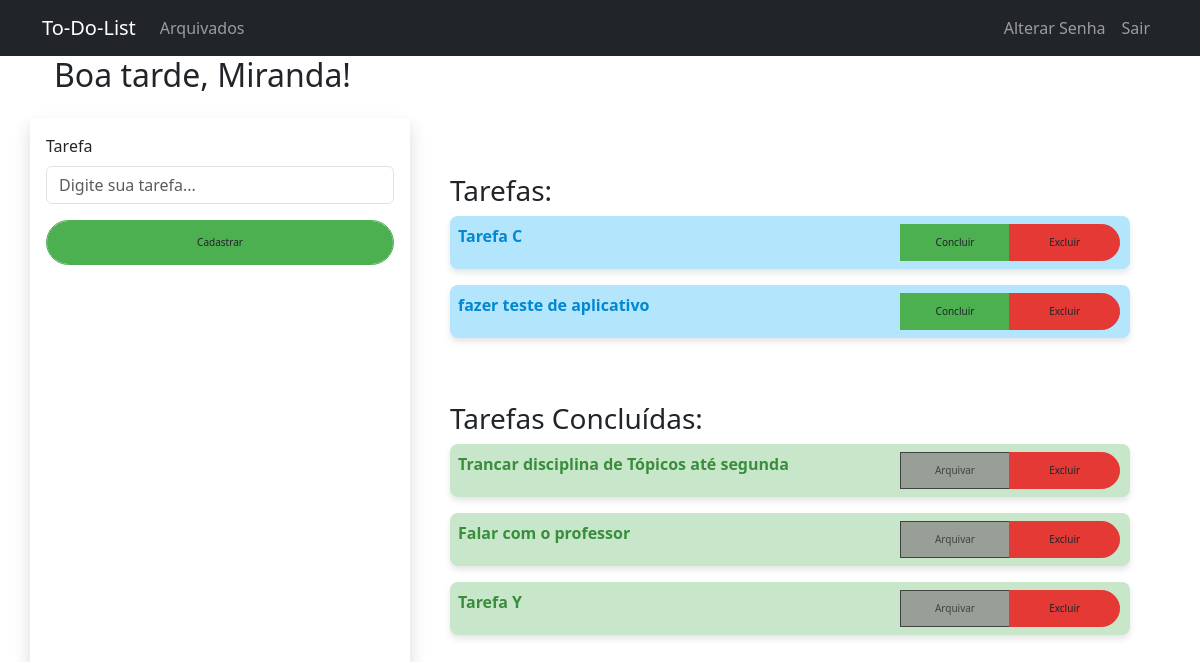
/ (signed in), run on an earlier commit of the app's database.
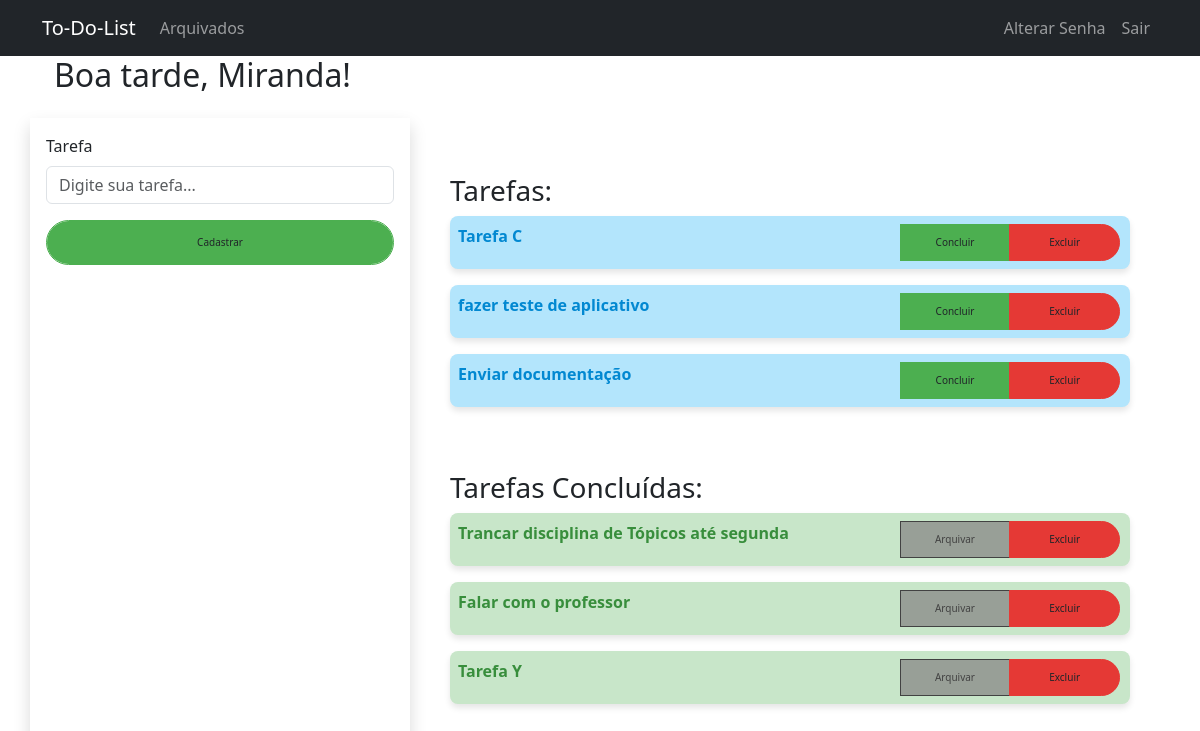
And on a later commit of the database.
### to_do_lists/models.py (models this page shows)
class Tarefa(models.Model):
    user = models.ForeignKey(User, on_delete=models.CASCADE)
    tarefa = models.CharField(max_length=50)
    concluido = models.BooleanField(default=False)
    arquivada = models.BooleanField(default=False)
    def __str__(self):
        return self.tarefa

### to_do_lists/views.py (the view)
# urls.py: path('', views.index, name='index'),
@never_cache
def index(request):
    response = render(request, 'to_do_lists/index.html')
    if request.user.is_authenticated:
        response['Cache-Control'] = 'no-cache, no-store, must-revalidate'
        response['Pragma'] = 'no-cache'
        response['Expires'] = '0'
        tarefas_total = Tarefa.objects.filter(user=request.user)
        if tarefas_total is not None:
            tarefas_concluidas = []
            tarefas_nao_concluidas = []
            for tarefa in tarefas_total:
                if tarefa.concluido == True and tarefa.arquivada == False:
                    tarefas_concluidas.append(tarefa)
                else:
                    if tarefa.arquivada == False:
                        tarefas_nao_concluidas.append(tarefa)
        else:
            tarefas_concluidas = None
            tarefas_nao_concluidas = None
        if request.method == 'POST':
            form = TarefaForm(request.POST)
            if form.is_valid():
                user = request.user
                tarefa = form.cleaned_data['tarefa']
                concluido = False
                new_tarefa = Tarefa.objects.create(user=user, tarefa=tarefa, concluido=concluido)
                new_tarefa.save()
                return redirect('index')
            else:
                context = {'form':form,
                            'tarefas_concluidas': tarefas_concluidas,
                            'tarefas_nao_concluidas': tarefas_nao_concluidas,
                        }
                response = render(request, 'to_do_lists/index.html', context)
                return response
        else:
            form = TarefaForm()
            context = {'form':form,
                        'tarefas_concluidas': tarefas_concluidas,
                        'tarefas_nao_concluidas': tarefas_nao_concluidas,
                    }
            return render(request, 'to_do_lists/index.html', context)
    else:
        return response

### to_do_lists/forms.py
class TarefaForm(forms.Form):
    tarefa = forms.CharField(
        max_length=50,
        required=True,
        widget=forms.TextInput(
            attrs={
                'id': 'id_tarefa',
                'class': 'form-control',
                'placeholder': 'Digite sua tarefa...',
            }
        )
        )

### to_do_lists/templates/to_do_lists/index.html (shortened to what this page needs)
{% extends "to_do_lists/base.html" %}
{% load static %}
{% block content %}
{% if user.is_authenticated %}
<div class="col-12 container">
    <h2 id="welcome-message" data-username="{{ user.username }}">
    </h2>
</div>
<div class="row">
    <form method="post" class="shadow p-3 mt-3 col-12 col-md-4">
        <div class="mb-3">
            <label for="id_tarefa" class="form-label">Tarefa</label>
            {{ form.tarefa }}
        </div>
        <button type="submit" class="form-control btn btn-primaryv2">Cadastrar</button>
    </form>
    <div class="mt-3 p-4 col-12 col-md-8">
        <div class="p-3 mt-3 col-12">
            <h3>Tarefas:</h3>
            {% if tarefas_nao_concluidas %}
                {% for tarefa in tarefas_nao_concluidas %}
                <div class="mb-3 col-12 text-bg-primaryv2 p-2 input-group">
                    <span class="col-8">{{ tarefa.tarefa }}</span>
                    <a class="btn btn-concluir col-2" href="{% url 'concluir' id=tarefa.id %}">Concluir</a>
                    <a class="btn btn-dangerv2 col-2" href="{% url 'excluir' id=tarefa.id %}">Excluir</a>
                </div>
                {% endfor %}
            {% else %}
                <p>Não há tarefas cadastradas.</p>
            {% endif %}
        </div>
        <div class="p-3 mt-3 col-12">
            <h3>Tarefas Concluídas:</h3>
            {% if tarefas_concluidas %}
                {% for tarefa in tarefas_concluidas %}
                <div class="mb-3 col-12 text-bg-infov2 p-2 input-group">
                    <span class="col-8">{{ tarefa }}</span>
                    <a class="btn btn-archived col-2" href="{% url 'arquivar_tarefa' tarefa_id=tarefa.id %}">Arquivar</a>
                    <a class="btn btn-dangerv2 col-2" href="{% url 'excluir' id=tarefa.id %}">Excluir</a>
                </div>
                {% endfor %}
            {% else %}
                <p>Não há tarefas Concluídas.</p>
            {% endif %}
        </div>
    </div>
</div>
{% endif %}
<link rel="stylesheet" href="{% static 'css/styles.css' %}">
{% endblock content %}

What changed in the data, as far as the page shows it:
added Tarefa: tarefa "Enviar documentação", shown under "Tarefas:"
